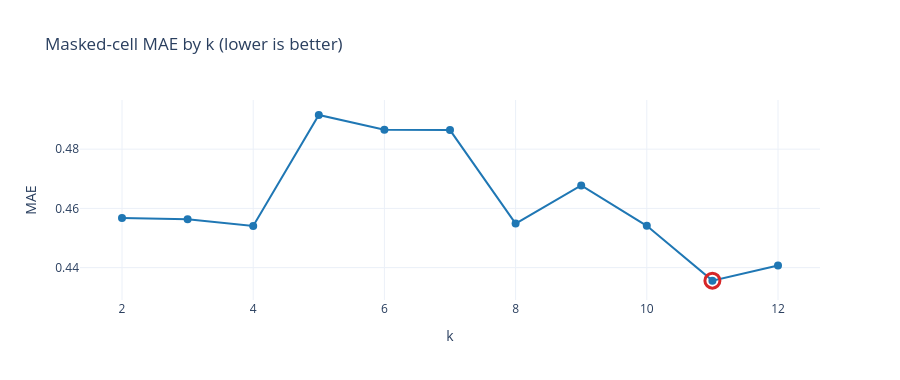

The code cell stored with this chart in its notebook:
### Markdown cell above
### The criterion that actually applies here

We are not clustering for its own sake. We are clustering **in order to fill
missing values**. So choose $k$ by the thing you care about: the masked-cell
imputation error.

### Code cell
rows = []
for k in ks:
    km = KMeans(n_clusters=k, n_init=10, random_state=0).fit(X)
    groups = pd.Series(km.labels_, index=panel.index)
    filled = ec.impute_by_group(observed, groups)
    r = ec.masked_cell_benchmark(truth, observed, filled, mask)
    rows.append({"k": k, "silhouette": silhouette_score(X, km.labels_),
                 "masked MAE": r["MAE"], "spearman": r["spearman"]})

sweep = pd.DataFrame(rows).set_index("k")
ec.line_curve(sweep.index, sweep["masked MAE"],
              "Masked-cell MAE by k (lower is better)",
              "k", "MAE", mark_best="min").show()

print(f"silhouette prefers k = {sweep['silhouette'].idxmax()}")
print(f"imputation error prefers k = {sweep['masked MAE'].idxmin()}")
sweep.round(3)

### Figure 1 — Plotly figure (JSON) as saved in the notebook; plotly's stock layout.template omitted (floating-point values rounded to 4 significant figures)
{"data": [{"line": {"color": "#1f77b4", "width": 2}, "marker": {"size": 8}, "mode": "lines+markers", "showlegend": false, "type": "scatter", "x": [2, 3, 4, 5, 6, 7, 8, 9, 10, 11, 12], "y": [0.4567, 0.4563, 0.4541, 0.4915, 0.4866, 0.4864, 0.4549, 0.4678, 0.4541, 0.4356, 0.4407]}, {"marker": {"color": "#d62728", "line": {"width": 3}, "size": 15, "symbol": "circle-open"}, "mode": "markers", "name": "selected", "showlegend": false, "type": "scatter", "x": [11], "y": [0.4356]}], "layout": {"height": 380, "title": {"text": "Masked-cell MAE by k (lower is better)"}, "xaxis": {"title": {"text": "k"}}, "yaxis": {"title": {"text": "MAE"}}}}
